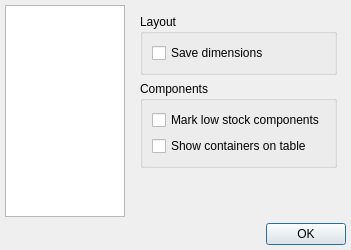
<?xml version="1.0" encoding="UTF-8"?>
<ui version="4.0">
 <class>OptionsDialog</class>
 <widget class="QDialog" name="OptionsDialog">
  <property name="geometry">
   <rect>
    <x>0</x>
    <y>0</y>
    <width>384</width>
    <height>218</height>
   </rect>
  </property>
  <property name="windowTitle">
   <string>Dialog</string>
  </property>
  <layout class="QVBoxLayout" name="verticalLayout_2">
   <property name="sizeConstraint">
    <enum>QLayout::SetFixedSize</enum>
   </property>
   <property name="margin">
    <number>5</number>
   </property>
   <item>
    <layout class="QVBoxLayout" name="verticalLayout">
     <item>
      <layout class="QHBoxLayout" name="horizontalLayout">
       <item>
        <widget class="QListWidget" name="options_listWidget">
         <property name="sizePolicy">
          <sizepolicy hsizetype="Fixed" vsizetype="Expanding">
           <horstretch>0</horstretch>
           <verstretch>0</verstretch>
          </sizepolicy>
         </property>
         <property name="minimumSize">
          <size>
           <width>120</width>
           <height>0</height>
          </size>
         </property>
         <property name="maximumSize">
          <size>
           <width>120</width>
           <height>16777215</height>
          </size>
         </property>
        </widget>
       </item>
       <item>
        <widget class="QStackedWidget" name="stackedWidget">
         <property name="currentIndex">
          <number>0</number>
         </property>
         <widget class="QWidget" name="page">
          <layout class="QVBoxLayout" name="verticalLayout_3">
           <item>
            <widget class="QGroupBox" name="groupBox">
             <property name="title">
              <string>Layout</string>
             </property>
             <layout class="QVBoxLayout" name="verticalLayout_4">
              <item>
               <widget class="QCheckBox" name="saveLayout_checkBox">
                <property name="text">
                 <string>Save dimensions</string>
                </property>
               </widget>
              </item>
             </layout>
            </widget>
           </item>
           <item>
            <widget class="QGroupBox" name="groupBox_2">
             <property name="title">
              <string>Components</string>
             </property>
             <layout class="QVBoxLayout" name="verticalLayout_5">
              <item>
               <widget class="QCheckBox" name="markLowStock_checkBox">
                <property name="text">
                 <string>Mark low stock components</string>
                </property>
               </widget>
              </item>
              <item>
               <widget class="QCheckBox" name="showContainers_checkBox">
                <property name="text">
                 <string>Show containers on table</string>
                </property>
               </widget>
              </item>
             </layout>
            </widget>
           </item>
           <item>
            <spacer name="verticalSpacer">
             <property name="orientation">
              <enum>Qt::Vertical</enum>
             </property>
             <property name="sizeHint" stdset="0">
              <size>
               <width>20</width>
               <height>40</height>
              </size>
             </property>
            </spacer>
           </item>
          </layout>
         </widget>
         <widget class="QWidget" name="containerPage">
          <layout class="QVBoxLayout" name="containerPage_verticalLayout">
           <property name="margin">
            <number>0</number>
           </property>
           <item>
            <layout class="QHBoxLayout" name="horizontalLayout_8">
             <property name="spacing">
              <number>0</number>
             </property>
             <property name="sizeConstraint">
              <enum>QLayout::SetFixedSize</enum>
             </property>
             <item>
              <widget class="QLineEdit" name="container_lineEdit">
               <property name="sizePolicy">
                <sizepolicy hsizetype="Expanding" vsizetype="Fixed">
                 <horstretch>0</horstretch>
                 <verstretch>0</verstretch>
                </sizepolicy>
               </property>
              </widget>
             </item>
             <item>
              <widget class="QToolButton" name="addContainer_toolButton">
               <property name="font">
                <font>
                 <weight>50</weight>
                 <bold>false</bold>
                </font>
               </property>
               <property name="toolTip">
                <string>Add Container</string>
               </property>
               <property name="text">
                <string notr="true">a</string>
               </property>
               <property name="icon">
                <iconset resource="../resources/img.qrc">
                 <normaloff>:/img/container_add.png</normaloff>:/img/container_add.png</iconset>
               </property>
               <property name="checkable">
                <bool>false</bool>
               </property>
               <property name="autoRaise">
                <bool>true</bool>
               </property>
               <property name="arrowType">
                <enum>Qt::NoArrow</enum>
               </property>
              </widget>
             </item>
             <item>
              <widget class="QToolButton" name="removeContainer_toolButton">
               <property name="font">
                <font>
                 <weight>50</weight>
                 <bold>false</bold>
                </font>
               </property>
               <property name="toolTip">
                <string>Remove Container</string>
               </property>
               <property name="text">
                <string notr="true">r</string>
               </property>
               <property name="icon">
                <iconset resource="../resources/img.qrc">
                 <normaloff>:/img/container_delete.png</normaloff>:/img/container_delete.png</iconset>
               </property>
               <property name="autoRaise">
                <bool>true</bool>
               </property>
              </widget>
             </item>
            </layout>
           </item>
          </layout>
         </widget>
         <widget class="QWidget" name="packagePage">
          <layout class="QVBoxLayout" name="packagePage_verticalLayout">
           <property name="margin">
            <number>0</number>
           </property>
           <item>
            <layout class="QHBoxLayout" name="horizontalLayout_9">
             <property name="spacing">
              <number>0</number>
             </property>
             <property name="sizeConstraint">
              <enum>QLayout::SetFixedSize</enum>
             </property>
             <item>
              <widget class="QLineEdit" name="package_lineEdit">
               <property name="sizePolicy">
                <sizepolicy hsizetype="Expanding" vsizetype="Fixed">
                 <horstretch>0</horstretch>
                 <verstretch>0</verstretch>
                </sizepolicy>
               </property>
              </widget>
             </item>
             <item>
              <widget class="QToolButton" name="addPackage_toolButton">
               <property name="font">
                <font>
                 <weight>50</weight>
                 <bold>false</bold>
                </font>
               </property>
               <property name="toolTip">
                <string>Add Package</string>
               </property>
               <property name="text">
                <string notr="true">a</string>
               </property>
               <property name="icon">
                <iconset resource="../resources/img.qrc">
                 <normaloff>:/img/package_add.png</normaloff>:/img/package_add.png</iconset>
               </property>
               <property name="checkable">
                <bool>false</bool>
               </property>
               <property name="autoRaise">
                <bool>true</bool>
               </property>
               <property name="arrowType">
                <enum>Qt::NoArrow</enum>
               </property>
              </widget>
             </item>
             <item>
              <widget class="QToolButton" name="removePackage_toolButton">
               <property name="font">
                <font>
                 <weight>50</weight>
                 <bold>false</bold>
                </font>
               </property>
               <property name="toolTip">
                <string>Remove Package</string>
               </property>
               <property name="text">
                <string notr="true">r</string>
               </property>
               <property name="icon">
                <iconset resource="../resources/img.qrc">
                 <normaloff>:/img/package_delete.png</normaloff>:/img/package_delete.png</iconset>
               </property>
               <property name="autoRaise">
                <bool>true</bool>
               </property>
              </widget>
             </item>
            </layout>
           </item>
          </layout>
         </widget>
         <widget class="QWidget" name="labelPage">
          <layout class="QVBoxLayout" name="labelPage_verticalLayout">
           <property name="margin">
            <number>0</number>
           </property>
           <item>
            <widget class="QWidget" name="primaryLabel_widget" native="true">
             <layout class="QVBoxLayout" name="primaryLabel_verticalLayout">
              <property name="margin">
               <number>0</number>
              </property>
              <item>
               <layout class="QHBoxLayout" name="horizontalLayout_10">
                <property name="spacing">
                 <number>0</number>
                </property>
                <property name="sizeConstraint">
                 <enum>QLayout::SetFixedSize</enum>
                </property>
                <item>
                 <widget class="QLineEdit" name="primaryLabel_lineEdit">
                  <property name="sizePolicy">
                   <sizepolicy hsizetype="Expanding" vsizetype="Fixed">
                    <horstretch>0</horstretch>
                    <verstretch>0</verstretch>
                   </sizepolicy>
                  </property>
                 </widget>
                </item>
                <item>
                 <widget class="QToolButton" name="addPrimaryLabel_toolButton">
                  <property name="font">
                   <font>
                    <weight>50</weight>
                    <bold>false</bold>
                   </font>
                  </property>
                  <property name="toolTip">
                   <string>Add Primary Label</string>
                  </property>
                  <property name="text">
                   <string notr="true">a</string>
                  </property>
                  <property name="icon">
                   <iconset resource="../resources/img.qrc">
                    <normaloff>:/img/label_add.png</normaloff>:/img/label_add.png</iconset>
                  </property>
                  <property name="checkable">
                   <bool>false</bool>
                  </property>
                  <property name="autoRaise">
                   <bool>true</bool>
                  </property>
                  <property name="arrowType">
                   <enum>Qt::NoArrow</enum>
                  </property>
                 </widget>
                </item>
                <item>
                 <widget class="QToolButton" name="removePrimaryLabel_toolButton">
                  <property name="font">
                   <font>
                    <weight>50</weight>
                    <bold>false</bold>
                   </font>
                  </property>
                  <property name="toolTip">
                   <string>Remove Primary Label</string>
                  </property>
                  <property name="text">
                   <string notr="true">r</string>
                  </property>
                  <property name="icon">
                   <iconset resource="../resources/img.qrc">
                    <normaloff>:/img/label_delete.png</normaloff>:/img/label_delete.png</iconset>
                  </property>
                  <property name="autoRaise">
                   <bool>true</bool>
                  </property>
                 </widget>
                </item>
               </layout>
              </item>
             </layout>
            </widget>
           </item>
           <item>
            <widget class="QWidget" name="secondaryLabel_widget" native="true">
             <layout class="QVBoxLayout" name="secondaryLabel_verticalLayout">
              <property name="margin">
               <number>0</number>
              </property>
              <item>
               <layout class="QHBoxLayout" name="horizontalLayout_11">
                <property name="spacing">
                 <number>0</number>
                </property>
                <property name="sizeConstraint">
                 <enum>QLayout::SetFixedSize</enum>
                </property>
                <item>
                 <widget class="QLineEdit" name="secondaryLabel_lineEdit">
                  <property name="sizePolicy">
                   <sizepolicy hsizetype="Expanding" vsizetype="Fixed">
                    <horstretch>0</horstretch>
                    <verstretch>0</verstretch>
                   </sizepolicy>
                  </property>
                 </widget>
                </item>
                <item>
                 <widget class="QToolButton" name="addSecondaryLabel_toolButton">
                  <property name="font">
                   <font>
                    <weight>50</weight>
                    <bold>false</bold>
                   </font>
                  </property>
                  <property name="toolTip">
                   <string>Add Secondary Label</string>
                  </property>
                  <property name="text">
                   <string notr="true">a</string>
                  </property>
                  <property name="icon">
                   <iconset resource="../resources/img.qrc">
                    <normaloff>:/img/label_add.png</normaloff>:/img/label_add.png</iconset>
                  </property>
                  <property name="checkable">
                   <bool>false</bool>
                  </property>
                  <property name="autoRaise">
                   <bool>true</bool>
                  </property>
                  <property name="arrowType">
                   <enum>Qt::NoArrow</enum>
                  </property>
                 </widget>
                </item>
                <item>
                 <widget class="QToolButton" name="removeSecondaryLabel_toolButton">
                  <property name="font">
                   <font>
                    <weight>50</weight>
                    <bold>false</bold>
                   </font>
                  </property>
                  <property name="toolTip">
                   <string>Remove Secondary Label</string>
                  </property>
                  <property name="text">
                   <string notr="true">r</string>
                  </property>
                  <property name="icon">
                   <iconset resource="../resources/img.qrc">
                    <normaloff>:/img/label_delete.png</normaloff>:/img/label_delete.png</iconset>
                  </property>
                  <property name="autoRaise">
                   <bool>true</bool>
                  </property>
                 </widget>
                </item>
               </layout>
              </item>
             </layout>
            </widget>
           </item>
          </layout>
         </widget>
         <widget class="QWidget" name="manufacturerPage">
          <layout class="QVBoxLayout" name="manufacturerPage_verticalLayout">
           <property name="margin">
            <number>0</number>
           </property>
           <item>
            <layout class="QHBoxLayout" name="horizontalLayout_12">
             <property name="spacing">
              <number>0</number>
             </property>
             <property name="sizeConstraint">
              <enum>QLayout::SetFixedSize</enum>
             </property>
             <item>
              <widget class="QLineEdit" name="manufacturer_lineEdit">
               <property name="sizePolicy">
                <sizepolicy hsizetype="Expanding" vsizetype="Fixed">
                 <horstretch>0</horstretch>
                 <verstretch>0</verstretch>
                </sizepolicy>
               </property>
              </widget>
             </item>
             <item>
              <widget class="QToolButton" name="addManufacturer_toolButton">
               <property name="font">
                <font>
                 <weight>50</weight>
                 <bold>false</bold>
                </font>
               </property>
               <property name="toolTip">
                <string>Add Manufacturer</string>
               </property>
               <property name="text">
                <string notr="true">a</string>
               </property>
               <property name="icon">
                <iconset resource="../resources/img.qrc">
                 <normaloff>:/img/manufacturer_add.png</normaloff>:/img/manufacturer_add.png</iconset>
               </property>
               <property name="checkable">
                <bool>false</bool>
               </property>
               <property name="autoRaise">
                <bool>true</bool>
               </property>
               <property name="arrowType">
                <enum>Qt::NoArrow</enum>
               </property>
              </widget>
             </item>
             <item>
              <widget class="QToolButton" name="removeManufacturer_toolButton">
               <property name="font">
                <font>
                 <weight>50</weight>
                 <bold>false</bold>
                </font>
               </property>
               <property name="toolTip">
                <string>Remove Manufacturer</string>
               </property>
               <property name="text">
                <string notr="true">r</string>
               </property>
               <property name="icon">
                <iconset resource="../resources/img.qrc">
                 <normaloff>:/img/manufacturer_delete.png</normaloff>:/img/manufacturer_delete.png</iconset>
               </property>
               <property name="autoRaise">
                <bool>true</bool>
               </property>
              </widget>
             </item>
            </layout>
           </item>
          </layout>
         </widget>
        </widget>
       </item>
      </layout>
     </item>
     <item>
      <widget class="QDialogButtonBox" name="buttonBox">
       <property name="orientation">
        <enum>Qt::Horizontal</enum>
       </property>
       <property name="standardButtons">
        <set>QDialogButtonBox::Ok</set>
       </property>
      </widget>
     </item>
    </layout>
   </item>
  </layout>
 </widget>
 <resources>
  <include location="../resources/img.qrc"/>
 </resources>
 <connections>
  <connection>
   <sender>buttonBox</sender>
   <signal>accepted()</signal>
   <receiver>OptionsDialog</receiver>
   <slot>accept()</slot>
   <hints>
    <hint type="sourcelabel">
     <x>248</x>
     <y>254</y>
    </hint>
    <hint type="destinationlabel">
     <x>157</x>
     <y>274</y>
    </hint>
   </hints>
  </connection>
  <connection>
   <sender>buttonBox</sender>
   <signal>rejected()</signal>
   <receiver>OptionsDialog</receiver>
   <slot>reject()</slot>
   <hints>
    <hint type="sourcelabel">
     <x>316</x>
     <y>260</y>
    </hint>
    <hint type="destinationlabel">
     <x>286</x>
     <y>274</y>
    </hint>
   </hints>
  </connection>
 </connections>
</ui>
